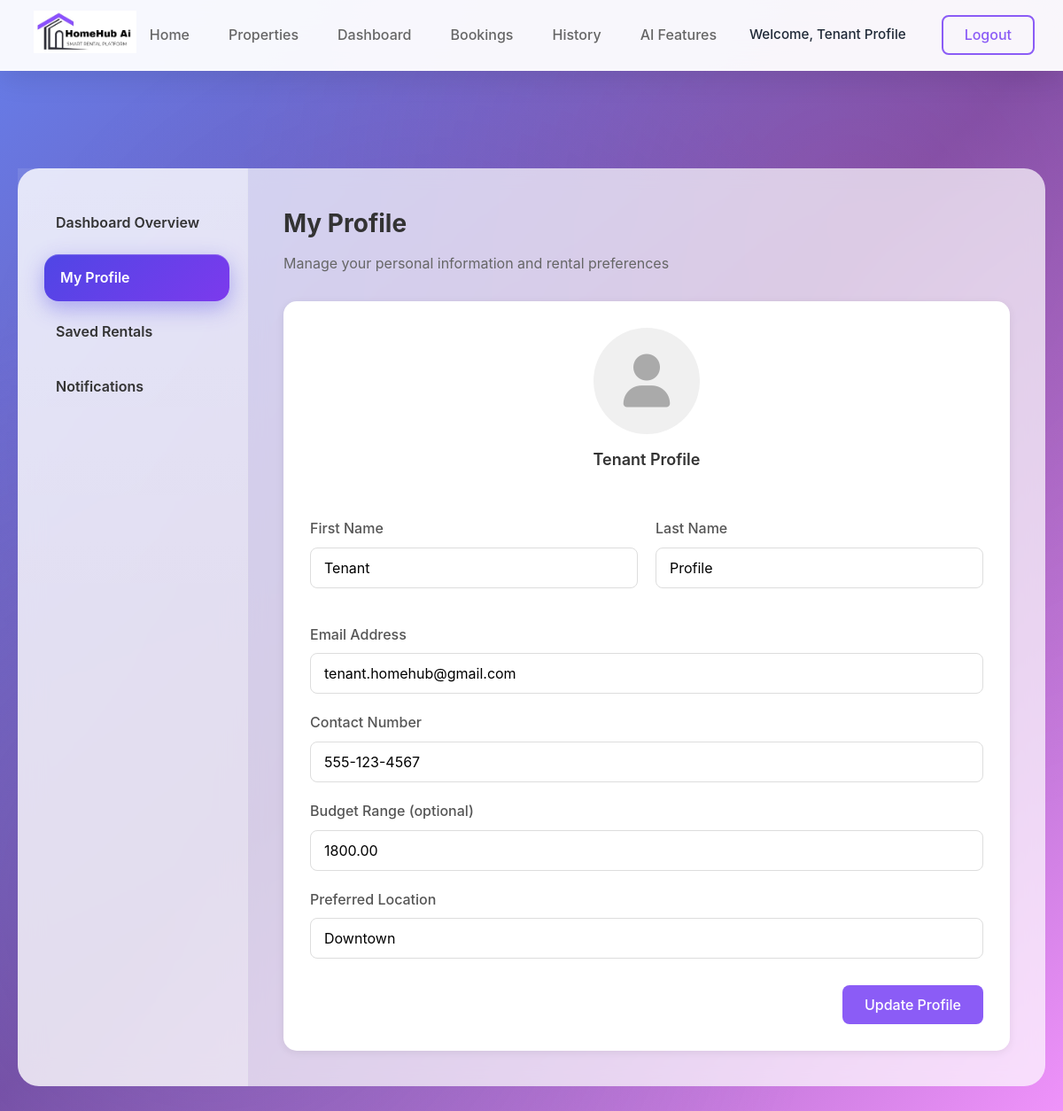
The app's page /tenant/profile.php (signed in) with its own data.
### tables this page shows
CREATE TABLE `tenants` (
  `id` int NOT NULL,
  `user_id` int NOT NULL,
  `date_of_birth` date DEFAULT NULL,
  `occupation` varchar(100) DEFAULT NULL,
  `income` decimal(10,2) DEFAULT NULL,
  `preferred_location` varchar(255) DEFAULT NULL,
  `max_budget` decimal(10,2) DEFAULT NULL,
  `move_in_date` date DEFAULT NULL
);

CREATE TABLE `users` (
  `id` int NOT NULL,
  `email` varchar(255) NOT NULL,
  `user_type` enum('tenant','landlord') DEFAULT NULL,
  `password` varchar(255) NOT NULL,
  `first_name` varchar(100) NOT NULL,
  `last_name` varchar(100) NOT NULL,
  `phone` varchar(20) DEFAULT NULL,
  `status` enum('active','inactive','suspended') DEFAULT 'active',
  `profile_image` varchar(255) DEFAULT NULL,
  `created_at` timestamp NOT NULL DEFAULT CURRENT_TIMESTAMP,
  `updated_at` timestamp NOT NULL DEFAULT CURRENT_TIMESTAMP ON UPDATE CURRENT_TIMESTAMP,
  `last_login` timestamp NULL DEFAULT NULL
);

### tenant/profile.php (the view, shortened to what this page needs)
<?php
$conn = getDbConnection();
$userId = $_SESSION['user_id'];
$stmt = $conn->prepare("
    SELECT u.first_name, u.last_name, u.email, u.phone, u.profile_image,
           t.preferred_location, t.max_budget
    FROM users u
    JOIN tenants t ON u.id = t.user_id
    WHERE u.id = ?
");
$stmt->bind_param("i", $userId);
$stmt->execute();
$result = $stmt->get_result();
$user = $result->fetch_assoc();
?>
<!DOCTYPE html>
<html lang="en">
<head>
  <link rel="stylesheet" href="dashboard.css">
  <link rel="stylesheet" href="profile.css">
  <link rel="stylesheet" href="https://cdnjs.cloudflare.com/ajax/libs/font-awesome/6.0.0/css/all.min.css">
</head>
<body>
  <?php
  include '../includes/navbar.php';
  ?>
  <main class="main-content">
    <div class="dashboard-container">
      <div class="dashboard-layout">
        <div class="sidebar">
          <a href="dashboard.php" class="sidebar-item">
            <div class="sidebar-link">Dashboard Overview</div>
          </a>
          <a href="profile.php" class="sidebar-item active">
            <div class="sidebar-link">My Profile</div>
          </a>
          <a href="saved.php" class="sidebar-item">
            <div class="sidebar-link">Saved Rentals</div>
          </a>
          <a href="notifications.php" class="sidebar-item">
            <div class="sidebar-link">Notifications</div>
          </a>
        </div>
        <div class="main-area">
          <div class="profile-header">
            <h1>My Profile</h1>
            <p>Manage your personal information and rental preferences</p>
          </div>
          <div class="profile-content">
            <div class="profile-image-container">
              <?php if(!empty($user['profile_image'])): ?>
                <img src="<?php echo htmlspecialchars($user['profile_image']); ?>" alt="Profile Image" class="profile-image">
              <?php else: ?>
                <div class="profile-image-placeholder">
                  <i class="fas fa-user"></i>
                </div>
              <?php endif; ?>
              <div class="profile-name"><?php echo htmlspecialchars($user['first_name'] . ' ' . $user['last_name']); ?></div>
            </div>
            <form class="profile-form" method="POST" action="profile.php">
              <div class="form-row">
                <div class="form-group">
                  <label for="first_name">First Name</label>
                  <input type="text" id="first_name" name="first_name" value="<?php echo htmlspecialchars($user['first_name']); ?>" required>
                </div>
                <div class="form-group">
                  <label for="last_name">Last Name</label>
                  <input type="text" id="last_name" name="last_name" value="<?php echo htmlspecialchars($user['last_name']); ?>" required>
                </div>
              </div>
              <div class="form-group">
                <label for="email">Email Address</label>
                <input type="email" id="email" name="email" value="<?php echo htmlspecialchars($user['email']); ?>" required>
              </div>
              <div class="form-group">
                <label for="contact">Contact Number</label>
                <input type="tel" id="contact" name="contact" value="<?php echo htmlspecialchars($user['phone']); ?>">
              </div>
              <div class="form-group">
                <label for="budget">Budget Range (optional)</label>
                <input type="text" id="budget" name="budget" value="<?php echo htmlspecialchars($user['max_budget']); ?>" placeholder="Enter your budget">
              </div>
              <div class="form-group">
                <label for="location">Preferred Location</label>
                <input type="text" id="location" name="location" value="<?php echo htmlspecialchars($user['preferred_location']); ?>">
              </div>
              <div class="form-actions">
                <button type="submit" name="update_profile" class="btn-update">Update Profile</button>
              </div>
            </form>
          </div>
        </div>
      </div>
    </div>
  </main>
</body>
</html>

### tenant/dashboard.css (style rules this page uses)
:root { --primary-color: #8b5cf6; --primary-dark: #7c3aed; --primary-light: #a4b0f5; --text-color: #333; --text-light: #666; --white: #ffffff; --border-radius: 12px; --box-shadow: 0 4px 10px rgba(0, 0, 0, 0.1); --transition: all 0.3s ease; }
* { margin: 0; padding: 0; box-sizing: border-box; font-family: -apple-system, BlinkMacSystemFont, 'Segoe UI', system-ui, sans-serif; }
body { font-family: 'Inter', 'Roboto', -apple-system, BlinkMacSystemFont, 'Segoe UI', system-ui, sans-serif; background: linear-gradient(135deg, #667eea 0%, #764ba2 50%, #f093fb 100%); background-attachment: fixed; color: var(--text-color); line-height: 1.6; min-height: 100vh; padding-top: 70px; position: relative; overflow-x: hidden; }
body::before { content: ''; position: fixed; top: 0; left: 0; width: 100%; height: 100%; background: radial-gradient(circle at 20% 80%, rgba(120, 119, 198, 0.3) 0%, transparent 50%), radial-gradient(circle at 80% 20%, rgba(255, 119, 198, 0.15) 0%, transparent 50%), radial-gradient(circle at 40% 40%, rgba(79, 70, 229, 0.1) 0%, transparent 50%); pointer-events: none; z-index: -1; }
a { text-decoration: none; color: inherit; }
.dashboard-container { padding: 40px 20px; max-width: 1400px; margin: 70px auto 0; position: relative; }
.dashboard-layout { display: flex; min-height: calc(100vh - 200px); }
.sidebar { width: 260px; padding: 35px 0; background: rgba(255, 255, 255, 0.8); backdrop-filter: blur(15px); border-radius: 24px 0 0 24px; border-right: 1px solid rgba(229, 231, 235, 0.3); position: relative; }
.sidebar::before { content: ''; position: absolute; top: 0; left: 0; right: 0; bottom: 0; background: linear-gradient(180deg, rgba(255, 255, 255, 0.1) 0%, transparent 50%); pointer-events: none; }
.sidebar-item { display: block; padding: 0 25px; margin-bottom: 8px; position: relative; }
.sidebar-link { padding: 14px 18px; border-radius: 16px; font-weight: 600; color: var(--text-color); transition: all 0.4s cubic-bezier(0.4, 0, 0.2, 1); background: transparent; display: flex; align-items: center; gap: 12px; position: relative; overflow: hidden; }
.sidebar-link::before { content: ''; position: absolute; top: 0; left: -100%; width: 100%; height: 100%; background: linear-gradient(90deg, transparent, rgba(79, 70, 229, 0.1), transparent); transition: left 0.6s ease; }
.sidebar-item.active .sidebar-link { background: linear-gradient(135deg, #4f46e5, #7c3aed); color: white; box-shadow: 0 8px 24px rgba(79, 70, 229, 0.4), inset 0 1px 0 rgba(255, 255, 255, 0.2); transform: translateX(5px); }
.main-area { flex: 1; padding: 40px; background: rgba(255, 255, 255, 0.7); backdrop-filter: blur(10px); border-radius: 0 24px 24px 0; position: relative; }
@media (min-width: 768px) { .dashboard-container { margin-top: 80px; } }

### tenant/profile.css (style rules this page uses)
.profile-header { margin-bottom: 30px; }
.profile-header h1 { font-size: 28px; margin-bottom: 10px; color: #333; }
.profile-header p { color: #666; font-size: 16px; }
.profile-content { display: flex; flex-direction: column; gap: 30px; background-color: white; border-radius: 15px; padding: 30px; box-shadow: 0 2px 10px rgba(0,0,0,0.08); }
.profile-image-container { display: flex; flex-direction: column; align-items: center; margin-bottom: 20px; }
.profile-image, .profile-image-placeholder { width: 120px; height: 120px; border-radius: 50%; margin-bottom: 15px; background-color: #f0f0f0; display: flex; align-items: center; justify-content: center; overflow: hidden; }
.profile-image-placeholder i { font-size: 60px; color: #aaa; }
.profile-name { font-size: 18px; font-weight: 600; color: #333; }
.profile-form { width: 100%; }
.form-row { display: grid; grid-template-columns: 1fr 1fr; gap: 20px; margin-bottom: 20px; }
.form-group { margin-bottom: 20px; }
.form-group label { display: block; margin-bottom: 8px; font-weight: 500; color: #555; }
.form-group input { width: 100%; padding: 12px 15px; border: 1px solid #ddd; border-radius: 8px; font-size: 16px; transition: border-color 0.3s; }
.form-actions { margin-top: 30px; display: flex; justify-content: flex-end; }
.btn-update { background-color: #8b5cf6; color: white; border: none; padding: 12px 25px; border-radius: 8px; font-size: 16px; font-weight: 500; cursor: pointer; transition: background-color 0.3s; }

### records on screen
tenants: user.last_name "Tenant Profile", first_name "Tenant", last_name "Profile", email "tenant.homehub@gmail.com", contact "555-123-4567", budget "1800.00", location "Downtown"

### other values on screen
$userName "Tenant Profile"
